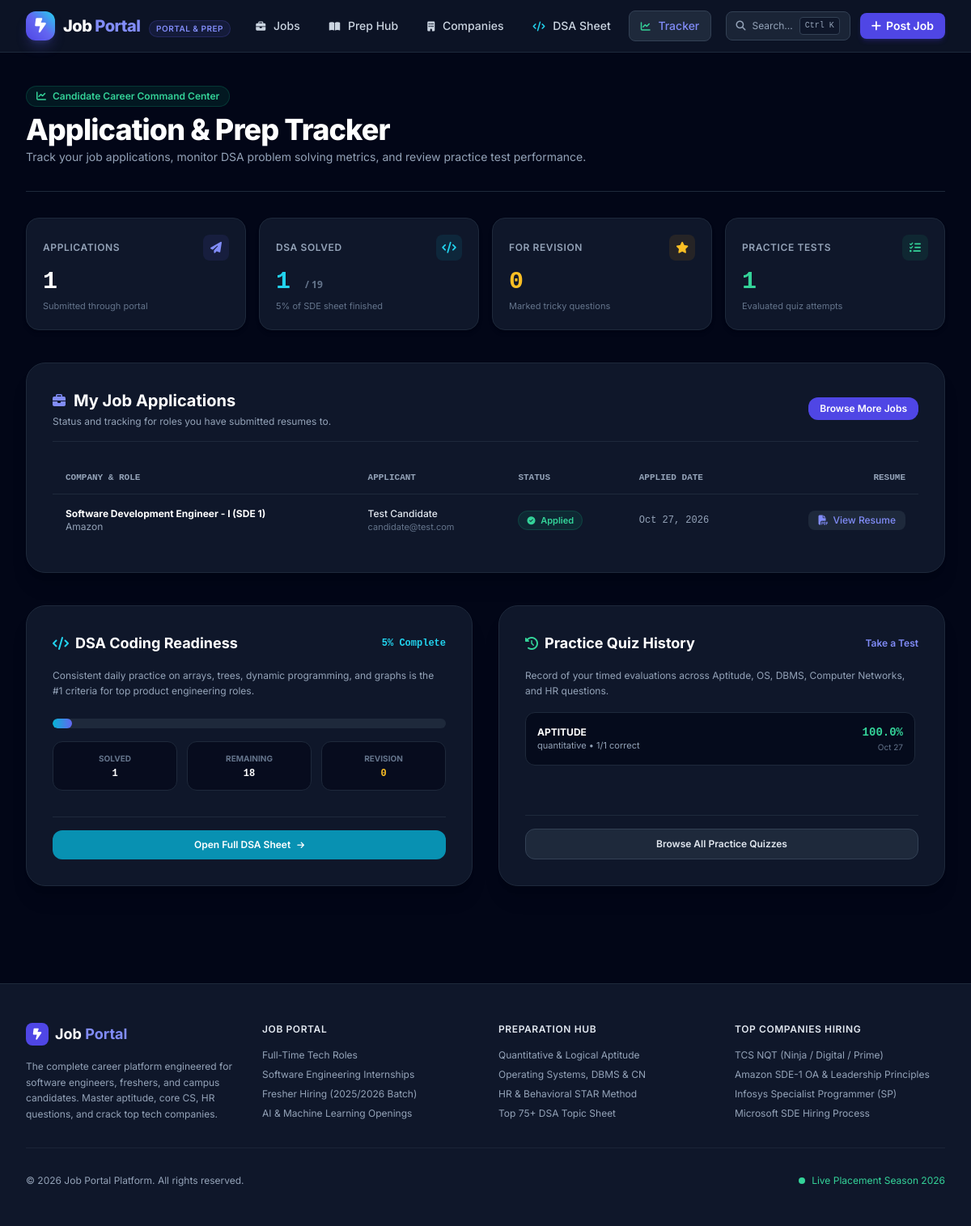
/dashboard, run on the app's committed database.
### models.py (models this page shows, shortened)
class Application(db.Model):
    __tablename__ = 'applications'
    id = db.Column(db.Integer, primary_key=True)
    job_id = db.Column(db.Integer, db.ForeignKey('jobs.id'), nullable=False)
    applicant_name = db.Column(db.String(120), nullable=False)
    email = db.Column(db.String(120), nullable=False)
    phone = db.Column(db.String(30), nullable=False)
    college = db.Column(db.String(150), nullable=True)
    grad_year = db.Column(db.String(20), nullable=True)
    experience = db.Column(db.String(50), nullable=True)
    resume_link = db.Column(db.String(300), nullable=True)
    github_url = db.Column(db.String(255), nullable=True)
    linkedin_url = db.Column(db.String(255), nullable=True)
    cover_note = db.Column(db.Text, nullable=True)
    status = db.Column(db.String(50), default='Applied') # Applied, In Review, Shortlisted, Interview Scheduled, Offer
    created_at = db.Column(db.DateTime, default=datetime.datetime.utcnow)

class Job(db.Model):
    __tablename__ = 'jobs'
    id = db.Column(db.Integer, primary_key=True)
    title = db.Column(db.String(150), nullable=False)
    company = db.Column(db.String(120), nullable=False)
    company_logo = db.Column(db.String(300), nullable=True)
    location = db.Column(db.String(100), nullable=False)
    job_type = db.Column(db.String(50), nullable=False)  # Full-Time, Internship, Remote, Contract
    experience = db.Column(db.String(50), nullable=False) # Fresher (0-1 yrs), 1-3 yrs, 3-5 yrs
    salary = db.Column(db.String(100), nullable=False)
    description = db.Column(db.Text, nullable=False)
    requirements = db.Column(db.Text, nullable=True) # newline separated
    responsibilities = db.Column(db.Text, nullable=True)
    skills = db.Column(db.String(255), nullable=False) # comma separated
    eligibility = db.Column(db.String(255), nullable=True)
    apply_url = db.Column(db.String(300), nullable=True)
    deadline = db.Column(db.String(50), nullable=True)
    category = db.Column(db.String(80), nullable=False) # Software Development, AI/ML, Cloud, Data, QA
    featured = db.Column(db.Boolean, default=False)
    created_at = db.Column(db.DateTime, default=datetime.datetime.utcnow)
    applications = db.relationship('Application', backref='job', lazy=True, cascade='all, delete-orphan')

class QuizAttempt(db.Model):
    __tablename__ = 'quiz_attempts'
    id = db.Column(db.Integer, primary_key=True)
    category = db.Column(db.String(50), nullable=False)
    sub_category = db.Column(db.String(50), nullable=False)
    score = db.Column(db.Integer, nullable=False)
    total = db.Column(db.Integer, nullable=False)
    percentage = db.Column(db.Float, nullable=False)
    created_at = db.Column(db.DateTime, default=datetime.datetime.utcnow)

### app.py (the view)
@app.route('/dashboard')
def dashboard():
    applications = Application.query.order_by(Application.created_at.desc()).all()
    total_dsa = DSAProblem.query.count()
    solved_dsa = UserProgress.query.filter_by(is_solved=True).count()
    revision_dsa = UserProgress.query.filter_by(is_revision=True).count()
    dsa_percent = round((solved_dsa / total_dsa * 100) if total_dsa > 0 else 0)
    quiz_attempts = QuizAttempt.query.order_by(QuizAttempt.created_at.desc()).limit(10).all()
    return render_template(
        'dashboard.html',
        applications=applications,
        total_dsa=total_dsa,
        solved_dsa=solved_dsa,
        revision_dsa=revision_dsa,
        dsa_percent=dsa_percent,
        quiz_attempts=quiz_attempts
    )

### templates/dashboard.html (shortened to what this page needs)
{% extends 'base.html' %}
{% block content %}
<div class="max-w-7xl mx-auto px-4 sm:px-6 lg:px-8 py-10">
  <div class="pb-8 border-b border-slate-800">
    <div class="inline-flex items-center space-x-2 px-3 py-1 rounded-full bg-emerald-500/10 border border-emerald-500/20 text-emerald-400 text-xs font-semibold mb-2">
      <i class="fa-solid fa-chart-line"></i>
      <span>Candidate Career Command Center</span>
    </div>
    <h1 class="text-3xl sm:text-4xl font-extrabold text-white tracking-tight">Application &amp; Prep Tracker</h1>
    <p class="text-sm text-slate-400 mt-1">Track your job applications, monitor DSA problem solving metrics, and review practice test performance.</p>
  </div>
  <div class="my-8 grid grid-cols-2 md:grid-cols-4 gap-4">
    <div class="p-5 rounded-2xl bg-slate-900 border border-slate-800 shadow-md">
      <div class="flex items-center justify-between mb-2">
        <span class="text-xs font-semibold uppercase tracking-wider text-slate-400">Applications</span>
        <div class="w-8 h-8 rounded-lg bg-indigo-500/10 text-indigo-400 flex items-center justify-center text-sm">
          <i class="fa-solid fa-paper-plane"></i>
        </div>
      </div>
      <div class="text-2xl sm:text-3xl font-extrabold text-white font-mono">{{ applications|length }}</div>
      <p class="text-[11px] text-slate-500 mt-1">Submitted through portal</p>
    </div>
    <div class="p-5 rounded-2xl bg-slate-900 border border-slate-800 shadow-md">
      <div class="flex items-center justify-between mb-2">
        <span class="text-xs font-semibold uppercase tracking-wider text-slate-400">DSA Solved</span>
        <div class="w-8 h-8 rounded-lg bg-cyan-500/10 text-cyan-400 flex items-center justify-center text-sm">
          <i class="fa-solid fa-code"></i>
        </div>
      </div>
      <div class="text-2xl sm:text-3xl font-extrabold text-cyan-400 font-mono">{{ solved_dsa }} <span class="text-xs text-slate-500 font-sans">/ {{ total_dsa }}</span></div>
      <p class="text-[11px] text-slate-500 mt-1">{{ dsa_percent }}% of SDE sheet finished</p>
    </div>
    <div class="p-5 rounded-2xl bg-slate-900 border border-slate-800 shadow-md">
      <div class="flex items-center justify-between mb-2">
        <span class="text-xs font-semibold uppercase tracking-wider text-slate-400">For Revision</span>
        <div class="w-8 h-8 rounded-lg bg-amber-500/10 text-amber-400 flex items-center justify-center text-sm">
          <i class="fa-solid fa-star"></i>
        </div>
      </div>
      <div class="text-2xl sm:text-3xl font-extrabold text-amber-400 font-mono">{{ revision_dsa }}</div>
      <p class="text-[11px] text-slate-500 mt-1">Marked tricky questions</p>
    </div>
    <div class="p-5 rounded-2xl bg-slate-900 border border-slate-800 shadow-md">
      <div class="flex items-center justify-between mb-2">
        <span class="text-xs font-semibold uppercase tracking-wider text-slate-400">Practice Tests</span>
        <div class="w-8 h-8 rounded-lg bg-emerald-500/10 text-emerald-400 flex items-center justify-center text-sm">
          <i class="fa-solid fa-list-check"></i>
        </div>
      </div>
      <div class="text-2xl sm:text-3xl font-extrabold text-emerald-400 font-mono">{{ quiz_attempts|length }}</div>
      <p class="text-[11px] text-slate-500 mt-1">Evaluated quiz attempts</p>
    </div>
  </div>
  <div class="my-10 p-6 sm:p-8 rounded-3xl bg-slate-900 border border-slate-800 shadow-xl">
    <div class="flex items-center justify-between mb-6 pb-4 border-b border-slate-800">
      <div>
        <h2 class="text-xl font-bold text-white flex items-center">
          <i class="fa-solid fa-briefcase text-indigo-400 mr-2.5 text-base"></i> My Job Applications
        </h2>
        <p class="text-xs text-slate-400 mt-1">Status and tracking for roles you have submitted resumes to.</p>
      </div>
      <a href="{{ url_for('jobs') }}" class="px-3.5 py-1.5 rounded-xl bg-indigo-600 hover:bg-indigo-500 text-white text-xs font-semibold transition">
        Browse More Jobs
      </a>
    </div>
    {% if applications %}
    <div class="overflow-x-auto">
      <table class="w-full text-left text-xs border-collapse">
        <thead>
          <tr class="border-b border-slate-800 text-slate-400 font-mono uppercase text-[11px]">
            <th class="py-3 px-4">Company &amp; Role</th>
            <th class="py-3 px-4">Applicant</th>
            <th class="py-3 px-4">Status</th>
            <th class="py-3 px-4">Applied Date</th>
            <th class="py-3 px-4 text-right">Resume</th>
          </tr>
        </thead>
        <tbody class="divide-y divide-slate-800/60 text-slate-300">
          {% for app in applications %}
          <tr class="hover:bg-slate-800/30 transition">
            <td class="py-4 px-4">
              <span class="font-bold text-white block">{{ app.job.title if app.job else 'Software Engineer' }}</span>
              <span class="text-slate-400">{{ app.job.company if app.job else 'Company' }}</span>
            </td>
            <td class="py-4 px-4">
              <span class="font-medium text-slate-200 block">{{ app.applicant_name }}</span>
              <span class="text-slate-500 text-[11px]">{{ app.email }}</span>
            </td>
            <td class="py-4 px-4">
              <span class="px-2.5 py-1 rounded-full text-[11px] font-semibold bg-emerald-500/10 text-emerald-400 border border-emerald-500/20">
                <i class="fa-solid fa-circle-check mr-1 text-[10px]"></i> {{ app.status }}
              </span>
            </td>
            <td class="py-4 px-4 text-slate-400 font-mono">
              {{ app.created_at.strftime('%b %d, %Y') if app.created_at else 'Recent' }}
            </td>
            <td class="py-4 px-4 text-right">
              {% if app.resume_link %}
              <a href="{{ app.resume_link }}" target="_blank" class="px-3 py-1 rounded-lg bg-slate-800 hover:bg-slate-700 text-indigo-400 font-medium transition inline-flex items-center">
                <i class="fa-solid fa-file-pdf mr-1.5"></i> View Resume
              </a>
              {% else %}
              <span class="text-slate-500">Not provided</span>
              {% endif %}
            </td>
          </tr>
          {% endfor %}
        </tbody>
      </table>
    </div>
    {% endif %}
  </div>
  <div class="grid grid-cols-1 lg:grid-cols-2 gap-8">
    <div class="p-6 sm:p-8 rounded-3xl bg-slate-900 border border-slate-800 shadow-xl flex flex-col justify-between">
      <div>
        <div class="flex items-center justify-between mb-4">
          <h2 class="text-lg font-bold text-white flex items-center">
            <i class="fa-solid fa-code text-cyan-400 mr-2 text-base"></i> DSA Coding Readiness
          </h2>
          <span class="text-xs font-mono font-bold text-cyan-400">{{ dsa_percent }}% Complete</span>
        </div>
        <p class="text-xs text-slate-400 mb-6 leading-relaxed">
          Consistent daily practice on arrays, trees, dynamic programming, and graphs is the #1 criteria for top product engineering roles.
        </p>
        <div class="w-full h-3 bg-slate-800 rounded-full overflow-hidden mb-4">
          <div class="h-full bg-gradient-to-r from-cyan-500 to-indigo-500 rounded-full transition-all duration-500" style="width: {{ dsa_percent }}%;"></div>
        </div>
        <div class="grid grid-cols-3 gap-3 text-center text-xs">
          <div class="p-3 bg-slate-950/60 rounded-xl border border-slate-800">
            <span class="text-slate-500 block text-[10px] uppercase font-bold mb-0.5">Solved</span>
            <span class="text-white font-mono font-bold">{{ solved_dsa }}</span>
          </div>
          <div class="p-3 bg-slate-950/60 rounded-xl border border-slate-800">
            <span class="text-slate-500 block text-[10px] uppercase font-bold mb-0.5">Remaining</span>
            <span class="text-white font-mono font-bold">{{ total_dsa - solved_dsa }}</span>
          </div>
          <div class="p-3 bg-slate-950/60 rounded-xl border border-slate-800">
            <span class="text-slate-500 block text-[10px] uppercase font-bold mb-0.5">Revision</span>
            <span class="text-amber-400 font-mono font-bold">{{ revision_dsa }}</span>
          </div>
        </div>
      </div>
      <div class="mt-8 pt-4 border-t border-slate-800">
        <a href="{{ url_for('dsa') }}" class="w-full py-2.5 rounded-xl bg-cyan-600 hover:bg-cyan-500 text-white font-semibold text-xs transition flex items-center justify-center">
          Open Full DSA Sheet <i class="fa-solid fa-arrow-right ml-2 text-[10px]"></i>
        </a>
      </div>
    </div>
    <div class="p-6 sm:p-8 rounded-3xl bg-slate-900 border border-slate-800 shadow-xl flex flex-col justify-between">
      <div>
        <div class="flex items-center justify-between mb-4">
          <h2 class="text-lg font-bold text-white flex items-center">
            <i class="fa-solid fa-clock-rotate-left text-emerald-400 mr-2 text-base"></i> Practice Quiz History
          </h2>
          <a href="{{ url_for('prep') }}" class="text-xs text-indigo-400 hover:underline font-semibold">Take a Test</a>
        </div>
        <p class="text-xs text-slate-400 mb-4 leading-relaxed">
          Record of your timed evaluations across Aptitude, OS, DBMS, Computer Networks, and HR questions.
        </p>
        {% if quiz_attempts %}
        <div class="space-y-3 max-h-60 overflow-y-auto pr-1">
          {% for att in quiz_attempts %}
          <div class="p-3.5 rounded-xl bg-slate-950/70 border border-slate-800 flex items-center justify-between text-xs">
            <div>
              <span class="font-bold text-white uppercase">{{ att.category }}</span>
              <span class="text-slate-400 text-[11px] block">{{ att.sub_category }} &bull; {{ att.score }}/{{ att.total }} correct</span>
            </div>
            <div class="text-right">
              <span class="font-mono font-bold text-sm {{ 'text-emerald-400' if att.percentage >= 70 else 'text-amber-400' if att.percentage >= 40 else 'text-rose-400' }}">{{ att.percentage }}%</span>
              <span class="text-[10px] text-slate-500 block">{{ att.created_at.strftime('%b %d') if att.created_at else '' }}</span>
            </div>
          </div>
          {% endfor %}
        </div>
        {% endif %}
      </div>
      <div class="mt-8 pt-4 border-t border-slate-800">
        <a href="{{ url_for('prep') }}" class="w-full py-2.5 rounded-xl bg-slate-800 hover:bg-slate-700 text-slate-200 font-semibold text-xs border border-slate-700 transition flex items-center justify-center">
          Browse All Practice Quizzes
        </a>
      </div>
    </div>
  </div>
</div>
{% endblock %}

### static/css/custom.css (style rules this page uses)
:root { --primary: #4f46e5; --primary-hover: #4338ca; --accent: #06b6d4; --bg-dark: #0f172a; --surface-dark: #1e293b; --border-dark: #334155; }
body { font-family: 'Inter', system-ui, -apple-system, BlinkMacSystemFont, 'Segoe UI', Roboto, Oxygen, Ubuntu, Cantarell, sans-serif; scroll-behavior: smooth; }

### data on the page
Application: job "Software Development Engineer - I (SDE 1)", job "Amazon", applicant_name "Test Candidate", email "candidate@test.com", status "Applied", created_at "Oct 27, 2026"
QuizAttempt: category "APTITUDE", sub_category "quantitative", score "1", total "1", percentage "100.0", created_at "Oct 27"

### other printed values
{{ applications|length }} "1"
{{ solved_dsa }} "1"
{{ total_dsa }} "19"
{{ dsa_percent }} "5"
{{ revision_dsa }} "0"
{{ quiz_attempts|length }} "1"
{{ total_dsa - solved_dsa }} "18"
